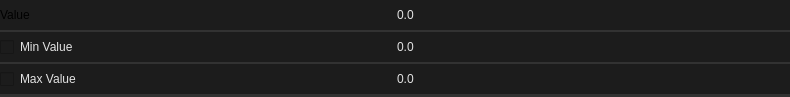
<?xml version="1.0" encoding="UTF-8"?>
<ui version="4.0">
 <class>Widget</class>
 <widget class="QWidget" name="Widget">
  <property name="geometry">
   <rect>
    <x>0</x>
    <y>0</y>
    <width>790</width>
    <height>97</height>
   </rect>
  </property>
  <property name="minimumSize">
   <size>
    <width>0</width>
    <height>0</height>
   </size>
  </property>
  <property name="maximumSize">
   <size>
    <width>16777215</width>
    <height>97</height>
   </size>
  </property>
  <property name="windowTitle">
   <string>Form</string>
  </property>
  <property name="styleSheet">
   <string notr="true">.QWidget {
    font: 580 10pt &quot;Segoe UI&quot;;
    border: 2px solid black;
    border-radius: 0px;
    border-left: 0px;
    border-right: 0px;
	border-top: 0px;
    border-color: rgba(50, 50, 50, 255);
    padding: 8px;
    padding-left: 6px;
    padding-right: 6px;
    color: #E3E3E3;
    background-color: #1C1C1C;
}

.QWidget::hover {
}
.QWidget::selected {
    background-color: #414956;
}</string>
  </property>
  <layout class="QVBoxLayout" name="verticalLayout">
   <property name="spacing">
    <number>0</number>
   </property>
   <property name="leftMargin">
    <number>0</number>
   </property>
   <property name="topMargin">
    <number>0</number>
   </property>
   <property name="rightMargin">
    <number>0</number>
   </property>
   <property name="bottomMargin">
    <number>0</number>
   </property>
   <item>
    <widget class="QFrame" name="frame">
     <property name="maximumSize">
      <size>
       <width>16777215</width>
       <height>32</height>
      </size>
     </property>
     <property name="styleSheet">
      <string notr="true">.QFrame {
    font: 580 10pt &quot;Segoe UI&quot;;
    border: 2px solid black;
    border-radius: 0px;
    border-left: 0px;
    border-right: 0px;
	border-top: 0px;
    border-color: rgba(50, 50, 50, 255);
    color: #E3E3E3;
    background-color: #1C1C1C;
}

.QFrame::hover {
}
.QFrame::selected {
    background-color: #414956;
}</string>
     </property>
     <property name="frameShape">
      <enum>QFrame::StyledPanel</enum>
     </property>
     <property name="frameShadow">
      <enum>QFrame::Raised</enum>
     </property>
     <property name="lineWidth">
      <number>0</number>
     </property>
     <layout class="QHBoxLayout" name="horizontalLayout_2">
      <property name="spacing">
       <number>0</number>
      </property>
      <property name="leftMargin">
       <number>0</number>
      </property>
      <property name="topMargin">
       <number>0</number>
      </property>
      <property name="rightMargin">
       <number>0</number>
      </property>
      <property name="bottomMargin">
       <number>0</number>
      </property>
      <item>
       <widget class="QLabel" name="label">
        <property name="styleSheet">
         <string notr="true">border:0px;
background-color: rgba(255, 255, 255, 0);
font: 8pt &quot;Segoe UI&quot;;

</string>
        </property>
        <property name="text">
         <string>Value</string>
        </property>
       </widget>
      </item>
      <item>
       <widget class="QDoubleSpinBox" name="value_doubleSpinBox">
        <property name="minimumSize">
         <size>
          <width>0</width>
          <height>0</height>
         </size>
        </property>
        <property name="styleSheet">
         <string notr="true">QDoubleSpinBox {
    font: 580 8pt &quot;Segoe UI&quot;;
    border: 2px solid black;
    border-radius: 2px;
    border-color: rgba(80, 80, 80, 255);
    color: #E3E3E3;
    background-color: #1C1C1C;
border:0px;
}

QDoubleSpinBox:focus {
}

QDoubleSpinBox:hover {
}

QDoubleSpinBox:pressed {
	background-color: #121212;
}

QDoubleSpinBox::up-button {
    border: 0px solid black;
    subcontrol-origin: border;
    subcontrol-position: top right;
    border-left: 2px solid black;
    border-bottom: 0px solid black;
    border-top-right-radius: 2px;
    border-color: rgba(80, 80, 80, 255);
	width:16px;
    margin:0px;
border:0px;
}

QDoubleSpinBox::up-arrow {
    image: url(://icons/arrow_drop_up_24dp_9D9D9D_FILL0_wght400_GRAD0_opsz24.svg);
    width: 20px;
    height: 20px;
}

QDoubleSpinBox::down-button {
    subcontrol-origin: border;
    subcontrol-position: bottom right;
	border: 0px solid black;
    border-left: 2px solid black;
    border-top: 2px solid black;
border-bottom-right-radius: 2px;
    border-color: rgba(80, 80, 80, 255);
	width:16px;
    margin:0px;
border:0px;
}

QDoubleSpinBox::down-arrow {
    image: url(://icons/arrow_drop_down_16dp.svg);
    width: 20px;
    height: 20px;
}</string>
        </property>
        <property name="decimals">
         <number>1</number>
        </property>
        <property name="minimum">
         <double>-99999999999.000000000000000</double>
        </property>
        <property name="maximum">
         <double>99999999999.000000000000000</double>
        </property>
        <property name="singleStep">
         <double>0.100000000000000</double>
        </property>
       </widget>
      </item>
     </layout>
    </widget>
   </item>
   <item>
    <widget class="QFrame" name="frame_2">
     <property name="maximumSize">
      <size>
       <width>16777215</width>
       <height>32</height>
      </size>
     </property>
     <property name="styleSheet">
      <string notr="true">.QFrame {
    font: 580 10pt &quot;Segoe UI&quot;;
    border: 2px solid black;
    border-radius: 0px;
    border-left: 0px;
    border-right: 0px;
	border-top: 0px;
    border-color: rgba(50, 50, 50, 255);
    color: #E3E3E3;
    background-color: #1C1C1C;
}

.QFrame::hover {
}
.QFrame::selected {
    background-color: #414956;
}</string>
     </property>
     <property name="frameShape">
      <enum>QFrame::StyledPanel</enum>
     </property>
     <property name="frameShadow">
      <enum>QFrame::Raised</enum>
     </property>
     <property name="lineWidth">
      <number>0</number>
     </property>
     <layout class="QHBoxLayout" name="horizontalLayout_7">
      <property name="spacing">
       <number>0</number>
      </property>
      <property name="leftMargin">
       <number>0</number>
      </property>
      <property name="topMargin">
       <number>0</number>
      </property>
      <property name="rightMargin">
       <number>0</number>
      </property>
      <property name="bottomMargin">
       <number>0</number>
      </property>
      <item>
       <widget class="QCheckBox" name="min_checkBox">
        <property name="styleSheet">
         <string notr="true">QCheckBox {
    font: 580 8pt &quot;Segoe UI&quot;;
    border-radius: 0px;
    border-color: rgba(80, 80, 80, 255);
    height:4px;
    color: #E3E3E3;
    background-color: #1C1C1C;
	border:0px;
}

QCheckBox::indicator:unchecked {
    image: url(://icons/check_box_outline_blank_16dp_9D9D9D_FILL0_wght400_GRAD0_opsz20.svg);
}

QCheckBox::indicator:checked {
    image: url(://icons/select_check_box_16dp_9D9D9D_FILL0_wght400_GRAD0_opsz20.svg);
}</string>
        </property>
        <property name="text">
         <string>Min Value</string>
        </property>
       </widget>
      </item>
      <item>
       <widget class="QDoubleSpinBox" name="min_doubleSpinBox">
        <property name="styleSheet">
         <string notr="true">QDoubleSpinBox {
    font: 580 8pt &quot;Segoe UI&quot;;
    border: 2px solid black;
    border-radius: 2px;
    border-color: rgba(80, 80, 80, 255);
    color: #E3E3E3;
    background-color: #1C1C1C;
border:0px;
}

QDoubleSpinBox:focus {
}

QDoubleSpinBox:hover {
}

QDoubleSpinBox:pressed {
	background-color: #121212;
}

QDoubleSpinBox::up-button {
    border: 0px solid black;
    subcontrol-origin: border;
    subcontrol-position: top right;
    border-left: 2px solid black;
    border-bottom: 0px solid black;
    border-top-right-radius: 2px;
    border-color: rgba(80, 80, 80, 255);
	width:16px;
    margin:0px;
border:0px;
}

QDoubleSpinBox::up-arrow {
    image: url(://icons/arrow_drop_up_24dp_9D9D9D_FILL0_wght400_GRAD0_opsz24.svg);
    width: 20px;
    height: 20px;
}

QDoubleSpinBox::down-button {
    subcontrol-origin: border;
    subcontrol-position: bottom right;
	border: 0px solid black;
    border-left: 2px solid black;
    border-top: 2px solid black;
border-bottom-right-radius: 2px;
    border-color: rgba(80, 80, 80, 255);
	width:16px;
    margin:0px;
border:0px;
}

QDoubleSpinBox::down-arrow {
    image: url(://icons/arrow_drop_down_16dp.svg);
    width: 20px;
    height: 20px;
}

QDoubleSpinBox:disabled {
	color: rgba(125, 125, 125, 100);
}</string>
        </property>
        <property name="decimals">
         <number>1</number>
        </property>
        <property name="minimum">
         <double>-9.900000000000000</double>
        </property>
        <property name="maximum">
         <double>9.900000000000000</double>
        </property>
        <property name="singleStep">
         <double>0.100000000000000</double>
        </property>
       </widget>
      </item>
     </layout>
    </widget>
   </item>
   <item>
    <widget class="QFrame" name="frame_3">
     <property name="maximumSize">
      <size>
       <width>16777215</width>
       <height>32</height>
      </size>
     </property>
     <property name="styleSheet">
      <string notr="true">.QFrame {
    font: 580 10pt &quot;Segoe UI&quot;;
    border: 2px solid black;
    border-radius: 0px;
    border-left: 0px;
    border-right: 0px;
	border-top: 0px;
    border-color: rgba(50, 50, 50, 255);
    color: #E3E3E3;
    background-color: #1C1C1C;
}

.QFrame::hover {
}
.QFrame::selected {
    background-color: #414956;
}</string>
     </property>
     <property name="frameShape">
      <enum>QFrame::StyledPanel</enum>
     </property>
     <property name="frameShadow">
      <enum>QFrame::Raised</enum>
     </property>
     <property name="lineWidth">
      <number>0</number>
     </property>
     <layout class="QHBoxLayout" name="horizontalLayout_8">
      <property name="spacing">
       <number>0</number>
      </property>
      <property name="leftMargin">
       <number>0</number>
      </property>
      <property name="topMargin">
       <number>0</number>
      </property>
      <property name="rightMargin">
       <number>0</number>
      </property>
      <property name="bottomMargin">
       <number>0</number>
      </property>
      <item>
       <widget class="QCheckBox" name="max_checkBox">
        <property name="styleSheet">
         <string notr="true">QCheckBox {
    font: 580 8pt &quot;Segoe UI&quot;;
    border-radius: 0px;
    border-color: rgba(80, 80, 80, 255);
    height:4px;
    color: #E3E3E3;
    background-color: #1C1C1C;
	border:0px;
}

QCheckBox::indicator:unchecked {
    image: url(://icons/check_box_outline_blank_16dp_9D9D9D_FILL0_wght400_GRAD0_opsz20.svg);
}

QCheckBox::indicator:checked {
    image: url(://icons/select_check_box_16dp_9D9D9D_FILL0_wght400_GRAD0_opsz20.svg);
}</string>
        </property>
        <property name="text">
         <string>Max Value</string>
        </property>
       </widget>
      </item>
      <item>
       <widget class="QDoubleSpinBox" name="max_doubleSpinBox">
        <property name="enabled">
         <bool>true</bool>
        </property>
        <property name="styleSheet">
         <string notr="true">QDoubleSpinBox {
    font: 580 8pt &quot;Segoe UI&quot;;
    border: 2px solid black;
    border-radius: 2px;
    border-color: rgba(80, 80, 80, 255);
    color: #E3E3E3;
    background-color: #1C1C1C;
border:0px;
}

QDoubleSpinBox:focus {
}

QDoubleSpinBox:hover {
}

QDoubleSpinBox:pressed {
	background-color: #121212;
}

QDoubleSpinBox::up-button {
    border: 0px solid black;
    subcontrol-origin: border;
    subcontrol-position: top right;
    border-left: 2px solid black;
    border-bottom: 0px solid black;
    border-top-right-radius: 2px;
    border-color: rgba(80, 80, 80, 255);
	width:16px;
    margin:0px;
border:0px;
}

QDoubleSpinBox::up-arrow {
    image: url(://icons/arrow_drop_up_24dp_9D9D9D_FILL0_wght400_GRAD0_opsz24.svg);
    width: 20px;
    height: 20px;
}

QDoubleSpinBox::down-button {
    subcontrol-origin: border;
    subcontrol-position: bottom right;
	border: 0px solid black;
    border-left: 2px solid black;
    border-top: 2px solid black;
border-bottom-right-radius: 2px;
    border-color: rgba(80, 80, 80, 255);
	width:16px;
    margin:0px;
border:0px;
}

QDoubleSpinBox::down-arrow {
    image: url(://icons/arrow_drop_down_16dp.svg);
    width: 20px;
    height: 20px;
}

QDoubleSpinBox:disabled {
	color: rgba(125, 125, 125, 100);
}</string>
        </property>
        <property name="decimals">
         <number>1</number>
        </property>
        <property name="minimum">
         <double>-99999999999.000000000000000</double>
        </property>
        <property name="maximum">
         <double>99999999999.000000000000000</double>
        </property>
        <property name="singleStep">
         <double>0.100000000000000</double>
        </property>
       </widget>
      </item>
     </layout>
    </widget>
   </item>
  </layout>
 </widget>
 <resources/>
 <connections/>
</ui>
